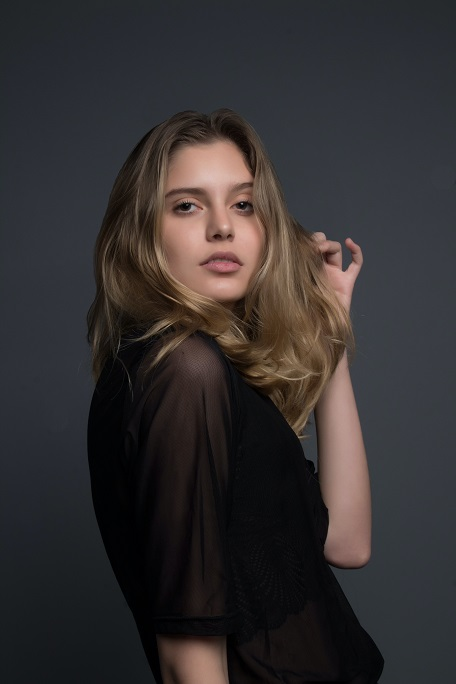
#> input picture images/image_02.jpg, 456 x 684 px, found by its file name
$ python test_image_02.py
#> lines starting #> are read from the running program, lines starting #| are printed output that depends on the picture; after the words box and inside, x2 and y2 are one past the last pixel; in counts of white or black regions, pixels touching at a corner belong together
#> in main, img is the input picture: shape (684, 456, 3); mean B, G, R 48.5, 47.7, 51.4
### application/vision_detection_service.py
import cv2
import numpy as np

class VisionDetectionService:
    def __init__(self) -> None:
        """
        Constructor for class VisionDetectionService
        """
        pass

    def analyze_frame_for_skin(self, frame: np.ndarray) -> np.ndarray:
        """
        Analyzes a frame in order to detect the human skin
        :param frame: The frame to analyze
        :return: The new frame with detected skin only
        """
        # Adding a border to detect the skin on the edge
        borderType = cv2.BORDER_CONSTANT
        top = int(0.006 * frame.shape[0])  # shape[0] = rows
#> top = 4
        bottom = top
#> bottom = 4
        left = int(0.002 * frame.shape[1])  # shape[1] = cols
#> left = 0
        right = left
#> right = 0
        border_color = (0, 0, 0)
        img = cv2.copyMakeBorder(frame, top, bottom, left, right, borderType, None, border_color)
#> img: shape (692, 456, 3)

        kernel = np.ones((3, 3), np.uint8)
        img = cv2.erode(img, kernel, iterations=1)
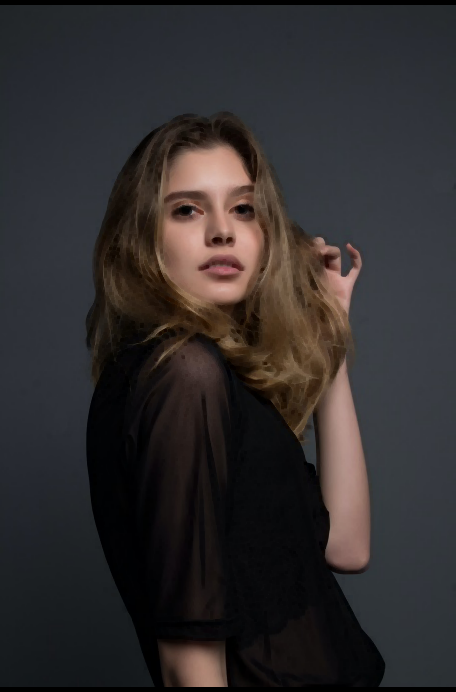
#> img: shape (692, 456, 3); mean B, G, R 44.8, 44, 47.5

        img_cie_lab = cv2.cvtColor(img, cv2.COLOR_BGR2Lab)
#> img_cie_lab: shape (692, 456, 3); mean of channels 0, 1, 2 46.9, 129.8, 128
        img_y_cr_cb = cv2.cvtColor(img, cv2.COLOR_BGR2YCR_CB)
#> img_y_cr_cb: shape (692, 456, 3); mean of channels 0, 1, 2 45.2, 129.7, 127.8
        img_hsv = cv2.cvtColor(img, cv2.COLOR_BGR2HSV_FULL)
#> img_hsv: shape (692, 456, 3); mean H, S, V 117.4, 67, 52.9
        img_yuv = cv2.cvtColor(img, cv2.COLOR_BGR2YUV)
#> img_yuv: shape (692, 456, 3); mean of channels 0, 1, 2 45.2, 127.6, 129.8

        # We only keep the pixels that respect certains criterias such as R > B, 77 <= Cb <= 133, 127 <= Cr <= 175
        # and many others that can be found on the README of the repo
        rows,cols,_ = img.shape
#> rows = 692; cols = 456
        for i in range(rows):
            for j in range(cols):
                U, V = img_yuv[i,j][1], img_yuv[i,j][2]
                B, G, R = img[i,j][0], img[i,j][1], img[i,j][2]
                S = img_hsv[i,j][1]
                Y, Cr, Cb = img_y_cr_cb[i,j][0], img_y_cr_cb[i,j][1], img_y_cr_cb[i,j][2]
                L, a, b = img_cie_lab[i,j][0], img_cie_lab[i,j][1], img_cie_lab[i,j][2]
                I = 0.596*R - 0.275*G - 0.322*B
                Q = 128 + (0.21153661 * R) + (-0.52273617 * G) + (0.31119955 * B)
                if not(121.5 < Q and 80 < Y < 242 and 77 <= Cb <= 133 and 127 <= Cr <= 175 and 26 < S < 178 and R > G and 136 < V < 200 and
                80 < U < 130 and R > B and abs(R - G) > 15 and 14 <= I <= 90 and 100 < L and 134 < a and 115 < b < 177):
                    img[i,j] = [0,0,0]
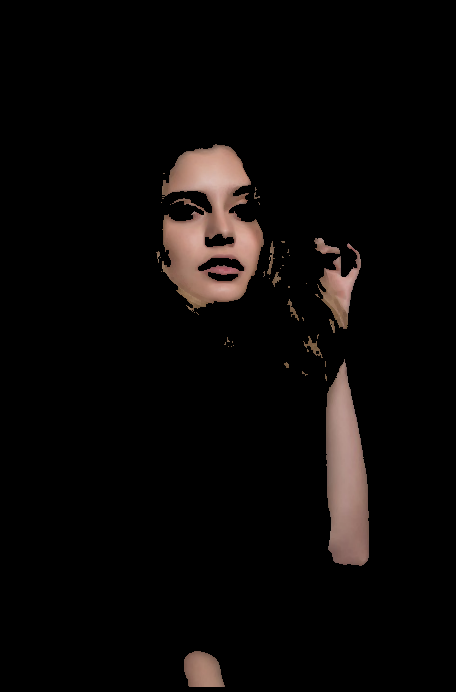
#> img: shape (692, 456, 3); mean B, G, R 7.3, 8.2, 10.7

        # We filter the image after smoothing it
        blurred_frame = cv2.GaussianBlur(img, (3, 3), 0)
        skin = cv2.inRange(blurred_frame, (20, 40, 95), (255, 255, 255))
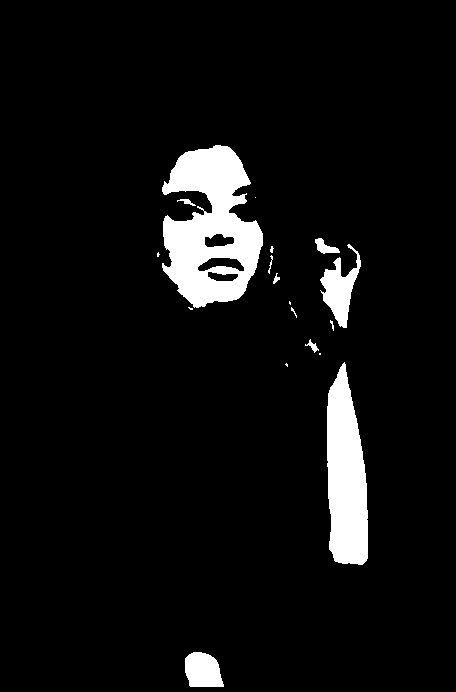
#> skin: shape (692, 456); 6.2% white; 18 white regions (8 under 20 px), largest, box (x1, y1, x2, y2) and area: (162, 145, 263, 308) 10164, (327, 362, 368, 565) 6293, (320, 244, 361, 328) 1478

        # We treat the holes in the filtered frame
        kernel = np.ones((3, 3), np.uint8)
        opening = cv2.morphologyEx(skin, cv2.MORPH_OPEN, kernel)
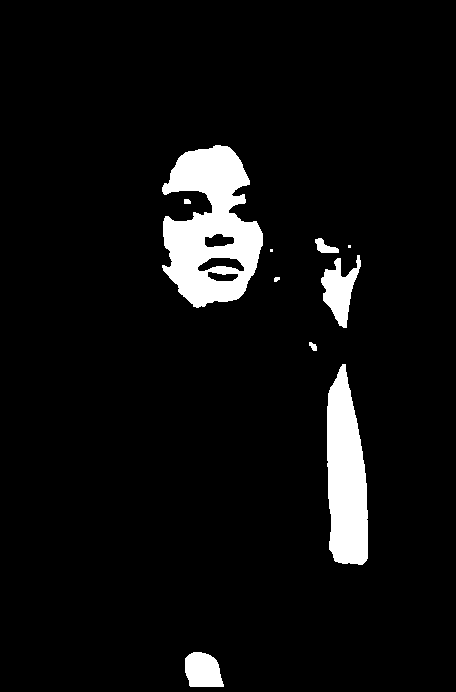
#> opening: shape (692, 456); 6.1% white; 10 white regions (2 under 20 px), largest, box (x1, y1, x2, y2) and area: (162, 145, 263, 308) 10123, (327, 364, 368, 565) 6290, (321, 255, 361, 328) 1430
        kernel = np.ones((4, 4), np.uint8)
        closing = cv2.morphologyEx(opening, cv2.MORPH_CLOSE, kernel)
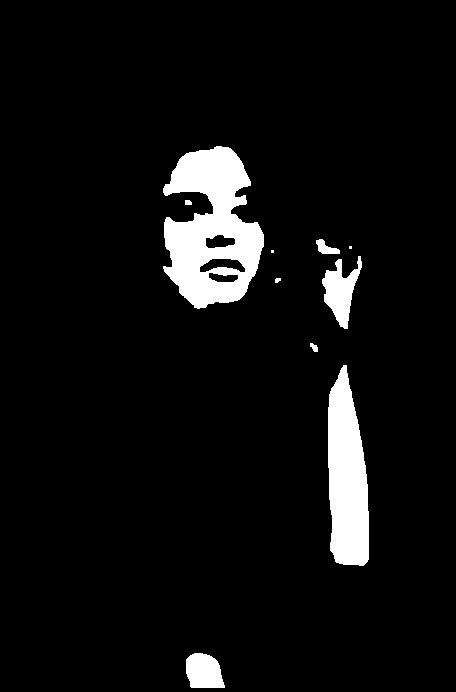
#> closing: shape (692, 456); 6.1% white; 10 white regions (2 under 20 px), largest, box (x1, y1, x2, y2) and area: (163, 146, 264, 309) 10149, (328, 365, 369, 566) 6295, (322, 256, 362, 329) 1433

        return closing


### test_image_02.py
import cv2
from application.vision_detection_service import VisionDetectionService


def main():
    img = cv2.imread("images\\image_02.jpg")

    # Detect the skin with the vision service
    vision_service = VisionDetectionService()
    detected_skin = vision_service.analyze_frame_for_skin(img)

    # Display the resulting frame
    cv2.imshow('frame', detected_skin)
    cv2.waitKey(0)


if __name__ == "__main__":
    main()

$ run again, with images/image_01.JPG copied over images/image_02.jpg
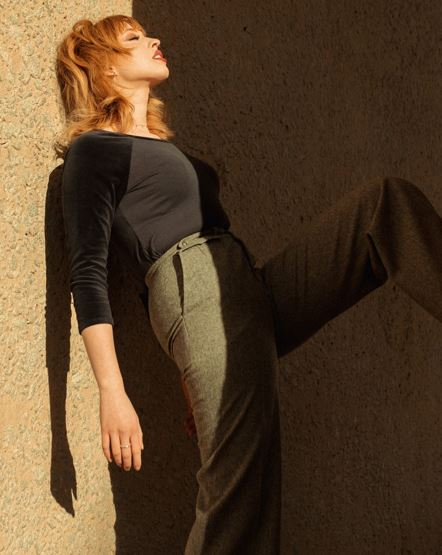
#> input picture images/image_01.JPG, 442 x 555 px, found by its file name
#> in main, img is the input picture: shape (555, 442, 3); mean B, G, R 41.7, 65.1, 87.8
#> img_cie_lab: shape (561, 442, 3); mean of channels 0, 1, 2 61.9, 134.7, 144.5
#> img_y_cr_cb: shape (561, 442, 3); mean of channels 0, 1, 2 60, 141, 112.8
#> img_hsv: shape (561, 442, 3); mean H, S, V 20.3, 164.4, 78.1
#> img_yuv: shape (561, 442, 3); mean of channels 0, 1, 2 60, 114.9, 143.8
#> in analyze_frame_for_skin, `skin = cv2.inRange(blurred_frame, (20, 40, 95), (255, 255, 255))`:
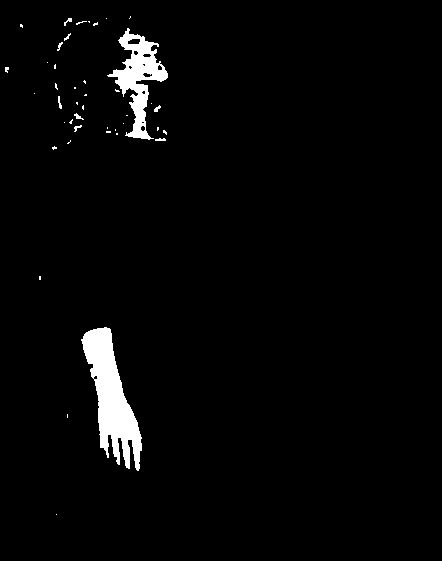
#> skin: shape (561, 442); 2.8% white; 43 white regions (33 under 20 px), largest, box (x1, y1, x2, y2) and area: (81, 327, 142, 471) 4027, (107, 28, 168, 140) 2422, (58, 96, 62, 109) 29
#> opening: shape (561, 442); 2.6% white; 7 white regions (5 under 20 px), largest, box (x1, y1, x2, y2) and area: (82, 327, 142, 470) 3993, (109, 31, 168, 139) 2322
#> in analyze_frame_for_skin, `closing = cv2.morphologyEx(opening, cv2.MORPH_CLOSE, kernel)`:
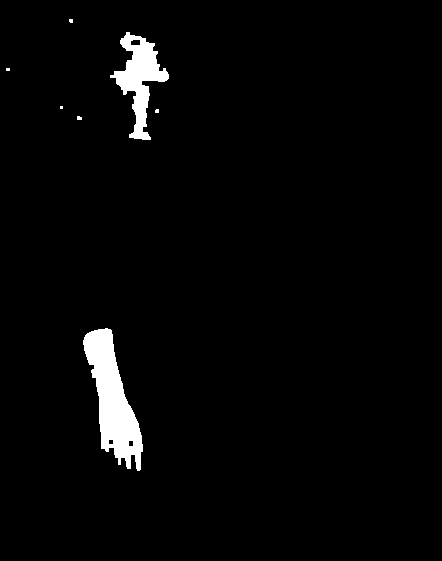
#> closing: shape (561, 442); 2.7% white; 7 white regions (5 under 20 px), largest, box (x1, y1, x2, y2) and area: (83, 328, 143, 471) 4117, (110, 32, 169, 140) 2472

$ run again, with images/image_03.jpg copied over images/image_02.jpg
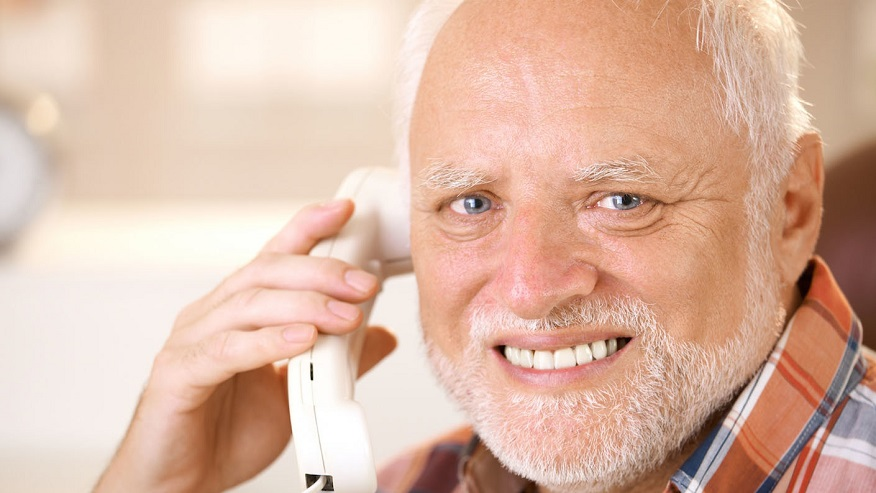
#> input picture images/image_03.jpg, 876 x 493 px, found by its file name
#> in main, img is the input picture: shape (493, 876, 3); mean B, G, R 165.6, 183.9, 220
#> img_cie_lab: shape (497, 878, 3); mean of channels 0, 1, 2 187.7, 139, 143
#> img_y_cr_cb: shape (497, 878, 3); mean of channels 0, 1, 2 182.9, 147.5, 112.6
#> img_hsv: shape (497, 878, 3); mean H, S, V 20.3, 71.2, 210.4
#> img_yuv: shape (497, 878, 3); mean of channels 0, 1, 2 182.9, 114.7, 151.9
#> after the loop in analyze_frame_for_skin, `for i in range(rows):`:
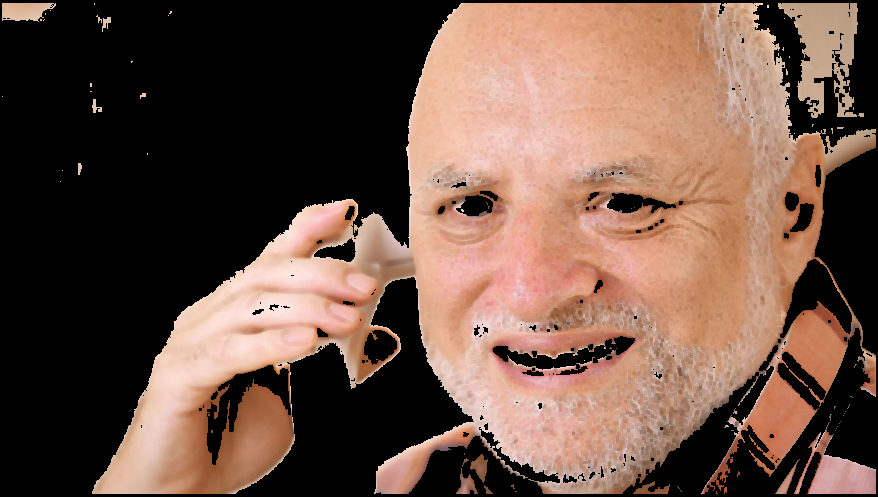
#> img: shape (497, 878, 3); mean B, G, R 69.3, 81.7, 108.3
#> skin: shape (497, 878); 51.4% white; 90 black regions (58 under 20 px), largest, box (x1, y1, x2, y2) and area: (0, 0, 878, 497) 202780, (780, 259, 852, 338) 2379, (493, 336, 635, 375) 1922
#> opening: shape (497, 878); 51.1% white; 77 black regions (50 under 20 px), largest, box (x1, y1, x2, y2) and area: (0, 0, 878, 497) 206428, (493, 336, 635, 376) 2102, (362, 330, 397, 365) 809
#> in analyze_frame_for_skin, `closing = cv2.morphologyEx(opening, cv2.MORPH_CLOSE, kernel)`:
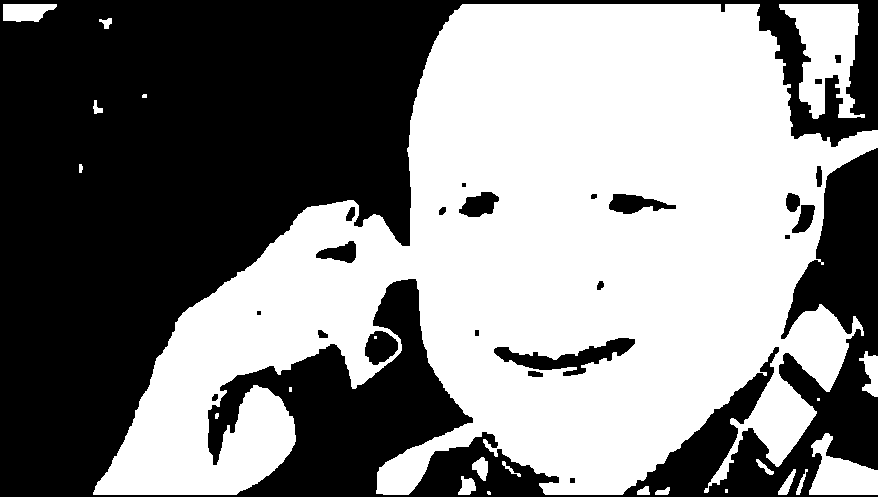
#> closing: shape (497, 878); 51.5% white; 23 black regions (2 under 20 px), largest, box (x1, y1, x2, y2) and area: (0, 0, 878, 497) 205668, (494, 338, 635, 376) 1958, (365, 331, 398, 365) 793
